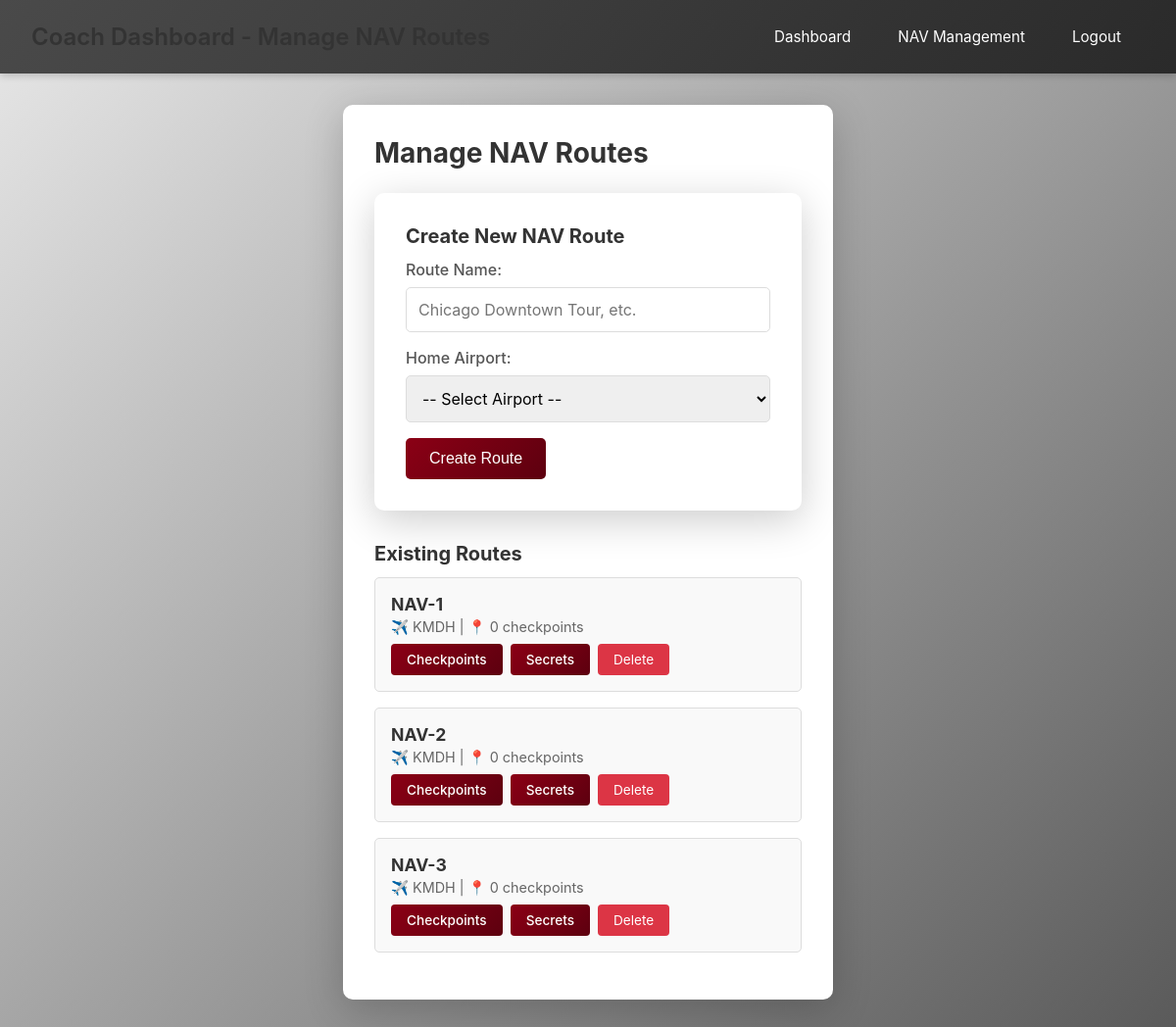
/coach/navs/routes (signed in), run on the app's committed database.
### tables this page shows
CREATE TABLE navs (
            id INTEGER PRIMARY KEY AUTOINCREMENT,
            name TEXT UNIQUE NOT NULL,
            airport_id INTEGER NOT NULL,
            created_at TIMESTAMP DEFAULT CURRENT_TIMESTAMP,
            FOREIGN KEY (airport_id) REFERENCES airports(id) ON DELETE CASCADE
        );

CREATE TABLE airports (
            id INTEGER PRIMARY KEY AUTOINCREMENT,
            code TEXT UNIQUE NOT NULL
        );

### app/app.py (the view)
@app.get("/coach/navs/routes", response_class=HTMLResponse)
async def coach_manage_routes(request: Request, user: dict = Depends(require_coach)):
    airports = db.list_airports()
    navs = db.list_navs()
    for nav in navs:
        airport = db.get_airport(nav["airport_id"])
        nav["airport_code"] = airport["code"] if airport else "Unknown"
        nav["checkpoints_count"] = len(db.get_checkpoints(nav["id"]))
    return templates.TemplateResponse("coach/navs_routes.html", {
        "request": request,
        "airports": airports,
        "navs": navs
    })

### templates/coach/navs_routes.html (shortened to what this page needs)
{% extends "base.html" %}
{% block navbar %}
<div class="navbar">
    <div class="navbar-brand">
        <h1>Coach Dashboard - Manage NAV Routes</h1>
    </div>
    <div class="navbar-links" id="navbarLinks">
        <a href="/coach">Dashboard</a>
        <a href="/coach/navs">NAV Management</a>
        <a href="/logout">Logout</a>
    </div>
</div>
{% endblock %}
{% block content %}
<h2>Manage NAV Routes</h2>
<div class="card" style="max-width: 600px;">
    <h3>Create New NAV Route</h3>
    <form method="POST" action="/coach/navs/routes">
        <div class="form-group">
            <label for="name">Route Name:</label>
            <input type="text" id="name" name="name" placeholder="Chicago Downtown Tour, etc." required>
        </div>
        <div class="form-group">
            <label for="airport_id">Home Airport:</label>
            <select id="airport_id" name="airport_id" required>
                <option value="">-- Select Airport --</option>
            </select>
        </div>
        <button type="submit">Create Route</button>
    </form>
</div>
<div class="route-list">
    <h3>Existing Routes</h3>
    {% if navs %}
        {% for nav in navs %}
        <div class="route-item">
            <div class="route-name">{{ nav.name }}</div>
            <div class="route-meta">
                ✈️ {{ nav.airport_code }} | 📍 {{ nav.checkpoints_count }} checkpoints
            </div>
            <div class="actions">
                <a href="/coach/navs/checkpoints/{{ nav.id }}" class="button button-secondary">
                    Checkpoints
                </a>
                <a href="/coach/navs/secrets/{{ nav.id }}" class="button button-secondary">
                    Secrets
                </a>
                <a href="/coach/navs/routes/{{ nav.id }}/delete"
                   class="button-danger"
                   onclick="return confirm('Delete route {{ nav.name }}? This will cascade delete checkpoints and secrets.')">
                    Delete
                </a>
            </div>
        </div>
        {% endfor %}
    {% else %}
    <p style="color: #999;">No routes yet. Create one above.</p>
    {% endif %}
</div>
{% endblock %}

### static/styles.css (style rules this page uses)
:root { --siu-maroon: #8B0015; --siu-maroon-dark: #5D000F; --siu-white: #FFFFFF; --siu-gold: #DAA520; --siu-gray-light: #F5F5F5; --siu-gray-dark: #333333; --siu-gray-medium: #666666; }
* { margin: 0; padding: 0; box-sizing: border-box; }
html, body { height: 100%; width: 100%; }
body { font-family: -apple-system, BlinkMacSystemFont, "Segoe UI", Roboto, "Helvetica Neue", Arial, sans-serif; background: linear-gradient(135deg, #E8E8E8 0%, #5A5A5A 100%); min-height: 100vh; display: flex; flex-direction: column; color: var(--siu-gray-dark); }
h1, h2, h3, h4, h5, h6 { color: var(--siu-gray-dark); }
h1 { font-weight: 600; }
h2 { font-size: 1.75rem; margin-bottom: 1rem; }
h3 { font-size: 1.25rem; margin-bottom: 0.75rem; }
a { color: var(--siu-maroon); text-decoration: none; transition: all 0.3s ease; }
button, .button { background: linear-gradient(135deg, var(--siu-maroon) 0%, var(--siu-maroon-dark) 100%); color: white; padding: 0.75rem 1.5rem; border: none; border-radius: 5px; font-size: 1rem; cursor: pointer; transition: transform 0.2s, box-shadow 0.2s; font-weight: 500; }
input[type="text"], input[type="email"], input[type="password"], input[type="number"], input[type="file"], input[type="date"], input[type="time"], select, textarea { width: 100%; padding: 0.75rem; border: 1px solid #ddd; border-radius: 5px; font-size: 1rem; font-family: inherit; }
label { display: block; margin-bottom: 0.5rem; color: var(--siu-gray-dark); font-weight: 500; }
.form-group { margin-bottom: 1rem; }
.card { background: white; border-radius: 10px; box-shadow: 0 10px 40px rgba(0, 0, 0, 0.2); padding: 2rem; }

### templates/base.html (style rules this page uses)
* { margin: 0; padding: 0; box-sizing: border-box; }
body { font-family: -apple-system, BlinkMacSystemFont, "Segoe UI", Roboto, "Helvetica Neue", Arial, sans-serif; background: linear-gradient(135deg, #E8E8E8 0%, #5A5A5A 100%); min-height: 100vh; display: flex; flex-direction: column; }
.navbar { background: linear-gradient(135deg, #4A4A4A, #2A2A2A); padding: 1rem 2rem; display: flex; justify-content: space-between; align-items: center; color: white; position: relative; box-shadow: 0 2px 8px rgba(0,0,0,0.2); }
.navbar-brand { display: flex; align-items: center; gap: 1rem; }
.navbar h1 { font-size: 1.5rem; }
.navbar-links { display: flex; gap: 0; }
.navbar-links a, .navbar-links span { color: white; text-decoration: none; padding: 0.75rem 1.5rem; transition: all 0.3s; font-size: 0.95rem; }
.nav-sidebar a { display: block; color: white; text-decoration: none; padding: 1rem 1.5rem; border-bottom: 1px solid rgba(255,255,255,0.1); transition: background 0.2s; }
.card { background: white; border-radius: 10px; box-shadow: 0 10px 40px rgba(0, 0, 0, 0.2); padding: 2rem; max-width: 500px; width: 100%; }
.card h2 { margin-bottom: 1.5rem; color: #333; }
.form-group { margin-bottom: 1rem; }
label { display: block; margin-bottom: 0.5rem; color: #555; font-weight: 500; }
input[type="text"], input[type="email"], input[type="password"], input[type="number"], input[type="file"], select, textarea { width: 100%; padding: 0.75rem; border: 1px solid #ddd; border-radius: 5px; font-size: 1rem; }
button { background: linear-gradient(135deg, #8B0015 0%, #5D000F 100%); color: white; padding: 0.75rem 1.5rem; border: none; border-radius: 5px; font-size: 1rem; cursor: pointer; transition: transform 0.2s; }

### templates/coach/navs_routes.html (style rules this page uses)
.route-list { margin-top: 2rem; }
.route-item { background: #f9f9f9; border: 1px solid #ddd; border-radius: 5px; padding: 1rem; margin-bottom: 1rem; }
.route-item .route-name { font-weight: bold; font-size: 1.1rem; }
.route-item .route-meta { color: #666; font-size: 0.9rem; margin-top: 0.25rem; }
.route-item .actions { display: flex; gap: 0.5rem; margin-top: 0.5rem; }
.button-secondary { background-color: #6c757d; color: white; padding: 0.5rem 1rem; text-decoration: none; border-radius: 4px; border: none; cursor: pointer; font-size: 0.85rem; }
.button-danger { background-color: #dc3545; color: white; padding: 0.5rem 1rem; text-decoration: none; border-radius: 4px; border: none; cursor: pointer; font-size: 0.85rem; }

### data on the page
navs: name "NAV-1"
airports: airport_code "KMDH" "KMDH" "KMDH"
navs: name "NAV-2"
navs: name "NAV-3"

### other printed values
{{ nav.checkpoints_count }} "0" "0" "0"
